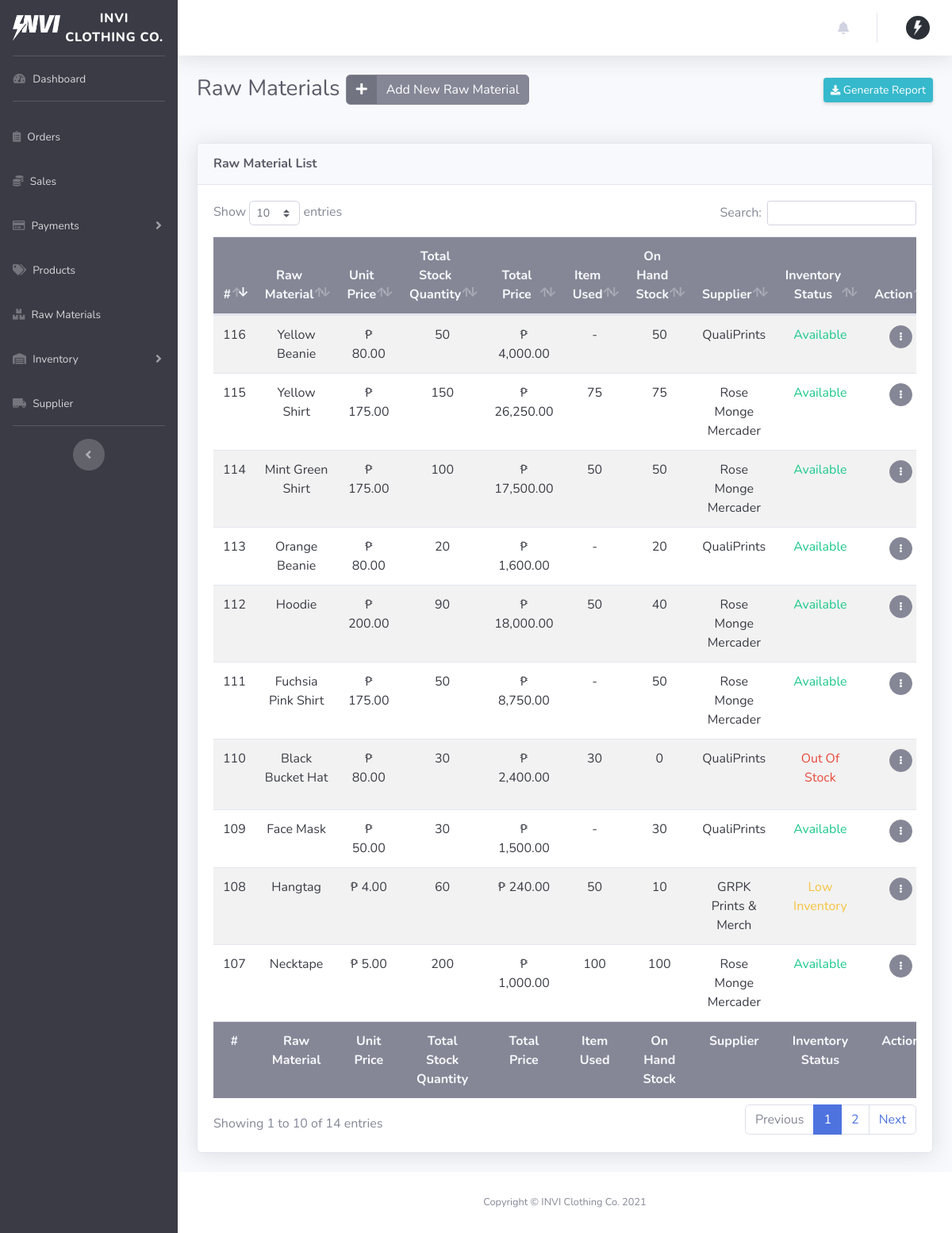
Page /dist/materials.php on the committed database.
### tables this page shows
CREATE TABLE `account_table` (
  `ID` int(11) NOT NULL AUTO_INCREMENT,
  `firstName` varchar(255) NOT NULL,
  `lastName` varchar(255) NOT NULL,
  `email` varchar(255) NOT NULL,
  `password` varchar(255) NOT NULL,
  `contactNumber` varchar(255) DEFAULT NULL,
  `profileImg` varchar(255) DEFAULT NULL,
  `access` varchar(255) NOT NULL,
  PRIMARY KEY (`ID`)
);

CREATE TABLE `rawmaterials_table` (
  `ID` int(11) NOT NULL AUTO_INCREMENT,
  `materialName` varchar(255) NOT NULL,
  `unitPrice` int(11) NOT NULL,
  `stockQty` int(11) NOT NULL,
  `supplierID` int(11) NOT NULL,
  PRIMARY KEY (`ID`),
  KEY `fk_supplierID_idx` (`supplierID`),
  CONSTRAINT `fk_supplierID` FOREIGN KEY (`supplierID`) REFERENCES `supplier_table` (`ID`) ON DELETE CASCADE ON UPDATE CASCADE
);

CREATE TABLE `supplier_table` (
  `ID` int(11) NOT NULL AUTO_INCREMENT,
  `supplierName` varchar(255) NOT NULL,
  `supplierEmail` varchar(255) NOT NULL,
  `supplierAddress` varchar(255) NOT NULL,
  `supplierContactNumber` varchar(255) NOT NULL,
  PRIMARY KEY (`ID`)
);

### dist/materials.php (the view, shortened to what the rows shown need)
<?php
require_once "../class/webstoreclass.php";
include_once "../includes/dashboard_header.php";
$admins = $store->get_admin();
?>
  <body id="page-top">
    <?php
    $store->add_material();
    $store->update_material();
    $materials = $store->get_all_materials();
    $store->contact_supplier();
    ?>
    <div id="wrapper">
      <div id="content-wrapper" class="d-flex flex-column">
        <div id="content">
          <?php include_once "../includes/dashboard_navbar.php"; ?>
          <div class="container-fluid">
            <div
              class="d-sm-flex align-items-center justify-content-between mb-4 d-print-none"
            >
              <h1 class="h3 mb-4 text-gray-800">Raw Materials
                <button type="button" href="#" class="btn btn-secondary btn-icon-split" data-toggle="modal" data-target="#materialsModal">
                    <span class="icon text">
                      <i class="fas fa-plus"></i>
                    </span>
                    <span class="text">Add New Raw Material</span>
                </button>
              </h1>
            </div>
                      <?php if ($materials) { ?>
                        <?php foreach ($materials as $material) { ?>
                              <?php $addedInventory = $store->get_added_stock_materials(
                                $material["ID"]
                              ); ?>
                              <?php $itemUsed = $store->used_materials(
                                $material["ID"]
                              ); ?>
                        <?php } ?>
                      <?php } ?>
            <div class="card shadow mb-4 d-print-none">
              <div class="card-body">
                <div class="table-responsive">
                  <table
                    class="table table-striped text-center"
                    id="dataTable"
                    width="100%"
                    cellspacing="0"
                    data-order='[[ 0, "desc" ]]'
                  >
                    <thead class="bg-gray-600 text-gray-100">
                      <tr>
                        <th>#</th>
                        <th>Raw Material</th>
                        <th>Unit Price</th>
                        <th>Total Stock Quantity</th>
                        <th>Total Price</th>
                        <th>Item Used</th>
                        <th>On Hand Stock</th>
                        <th>Supplier</th>
                        <th>Inventory Status</th>
                        <th>Action</th>
                      </tr>
                    </thead>
                    <tbody class="text-gray-900">
                      <?php if ($materials) { ?>
                        <?php foreach ($materials as $material) { ?>
                          <tr>
                            <td><?= $material["ID"] ?></td>
                            <td><?= $material["materialName"] ?></td>
                            <td>
                              <?= $material["unitPrice"]
                                ? "<span>&#8369;</span> " .
                                  number_format($material["unitPrice"], 2)
                                : "" ?>
                            </td>
                            <td>
                              <?php $addedInventory = $store->get_added_stock_materials(
                                $material["ID"]
                              ); ?>
                              <?php if (is_array($addedInventory)) { ?>
                                <?php foreach (
                                  $addedInventory
                                  as $addedStock
                                ) { ?>
                                  <?= $addedStock["stockQty"] +
                                    $addedStock["addedQty"] ?>
                                <?php } ?>
                              <?php } else { ?>
                                <?= $material["stockQty"] ?>
                              <?php } ?>
                            </td>
                            <td>
                            <?php $addedInventory = $store->get_added_stock_materials(
                              $material["ID"]
                            ); ?>
                              <?php if (is_array($addedInventory)) { ?>
                                <?php foreach (
                                  $addedInventory
                                  as $addedStock
                                ) { ?>
                                  <?= "<span>&#8369;</span> " .
                                    number_format(
                                      ($addedStock["stockQty"] +
                                        $addedStock["addedQty"]) *
                                        $material["unitPrice"],
                                      2
                                    ) ?>
                                <?php } ?>
                              <?php } else { ?>
                                <?= $material["unitPrice"]
                                  ? "<span>&#8369;</span> " .
                                    number_format(
                                      $material["stockQty"] *
                                        $material["unitPrice"],
                                      2
                                    )
                                  : "" ?>
                              <?php } ?>
                            </td>
                            <td>
                              <?php $itemUsed = $store->used_materials(
                                $material["ID"]
                              ); ?>
                              <?php if (is_array($itemUsed)) { ?>
                                <?php foreach ($itemUsed as $used) { ?>
                                  <?= $used["materialQty"] ?>
                                <?php } ?>
                              <?php } else { ?>
                                <?= "-" ?>
                              <?php } ?>
                            </td>
                            <td>
                              <?php
                              $itemUsed = $store->used_materials(
                                $material["ID"]
                              );
                              $addedInventory = $store->get_added_stock_materials(
                                $material["ID"]
                              );
                              ?>
                              <?php if (
                                is_array($itemUsed) &&
                                is_array($addedInventory)
                              ) { ?>
                                <?php foreach (
                                  $itemUsed
                                  as $index => $value
                                ) { ?>
                                  <?= $addedInventory[$index]["stockQty"] +
                                    $addedInventory[$index]["addedQty"] -
                                    $itemUsed[$index]["materialQty"] ?>
                                <?php } ?>
                              <?php } elseif (is_array($addedInventory)) { ?>
                                <?php foreach (
                                  $addedInventory
                                  as $addedStock
                                ) { ?>
                                  <?= $addedStock["stockQty"] +
                                    $addedStock["addedQty"] ?>
                                <?php } ?>
                              <?php } elseif (is_array($itemUsed)) { ?>
                                <?php foreach ($itemUsed as $used) { ?>
                                  <?= $material["stockQty"] -
                                    $used["materialQty"] ?>
                                <?php } ?>
                              <?php } else { ?>
                                <?= $material["stockQty"] ?>
                              <?php } ?>
                            </td>
                            <td><?= $material["supplierName"] ?></td>
                            <td>
                              <?php
                              $itemUsed = $store->used_materials(
                                $material["ID"]
                              );
                              $addedInventory = $store->get_added_stock_materials(
                                $material["ID"]
                              );
                              ?>
                              <?php if (
                                is_array($itemUsed) &&
                                is_array($addedInventory)
                              ) { ?>
                                <?php foreach (
                                  $itemUsed
                                  as $index => $value
                                ) { ?>
                                  <?php if (
                                    $addedInventory[$index]["stockQty"] +
                                      $addedInventory[$index]["addedQty"] -
                                      $itemUsed[$index]["materialQty"] <=
                                    0
                                  ) { ?>
                                    <?= '<p class="text-danger">Out Of Stock</p>' ?>
                                  <?php } elseif (
                                    $addedInventory[$index]["stockQty"] +
                                      $addedInventory[$index]["addedQty"] -
                                      $itemUsed[$index]["materialQty"] <=
                                    10
                                  ) { ?>
                                    <?= '<p class="text-warning">Low Inventory</p>' ?>
                                  <?php } else { ?>
                                    <?= '<p class="text-success">Available</p>' ?>
                                  <?php } ?>
                                <?php } ?>
                              <?php } elseif (is_array($addedInventory)) { ?>
                                <?php foreach (
                                  $addedInventory
                                  as $addedStock
                                ) { ?>
                                  <?php if (
                                    $addedStock["stockQty"] +
                                      $addedStock["addedQty"] <=
                                    0
                                  ) { ?>
                                    <?= '<p class="text-danger">Out Of Stock</p>' ?>
                                  <?php } elseif (
                                    $addedStock["stockQty"] +
                                      $addedStock["addedQty"] <=
                                    10
                                  ) { ?>
                                    <?= '<p class="text-warning">Low Inventory</p>' ?>
                                  <?php } else { ?>
                                    <?= '<p class="text-success">Available</p>' ?>
                                  <?php } ?>
                                <?php } ?>
                              <?php } elseif (is_array($itemUsed)) { ?>
                                <?php foreach ($itemUsed as $used) { ?>
                                  <?php if (
                                    $material["stockQty"] -
                                      $used["materialQty"] <=
                                    0
                                  ) { ?>
                                    <?= '<p class="text-danger">Out Of Stock</p>' ?>
                                <?php } elseif (
                                    $material["stockQty"] -
                                      $used["materialQty"] <=
                                    10
                                  ) { ?>
                                  <?= '<p class="text-warning">Low Inventory</p>' ?>
                                <?php } else { ?>
                                  <?= '<p class="text-success">Available</p>' ?>
                                <?php } ?>
                              <?php } ?>
                            <?php } else { ?>
                              <?php if ($material["stockQty"] <= 0) { ?>
                                <?= '<p class="text-danger">Out Of Stock</p>' ?>
                              <?php } elseif (
                                $material["stockQty"] <= 10
                              ) { ?>
                                <?= '<p class="text-warning">Low Inventory</p>' ?>
                              <?php } else { ?>
                                <?= '<p class="text-success">Available</p>' ?>
                              <?php } ?>
                            <?php } ?>
                            </td>
                            <td>
                              <div class="dropdown no-arrow">
                                <a class="dropdown-toggle btn btn-secondary btn-circle btn-sm href="#" role="button" id="dropdownMenuLink" data-toggle="dropdown" aria-haspopup="true" aria-expanded="false">
                                    <i class="fas fa-ellipsis-v fa-sm fa-fw"></i>
                                </a>
                              </div>
                            </td>
                          </tr>
                        <?php } ?>
                      <?php } ?>
                    </tbody>
                    <tfoot class="bg-gray-600 text-gray-100">
                        <tr>
                          <th>#</th>
                          <th>Raw Material</th>
                          <th>Unit Price</th>
                          <th>Total Stock Quantity</th>
                          <th>Total Price</th>
                          <th>Item Used</th>
                          <th>On Hand Stock</th>
                          <th>Supplier</th>
                          <th>Inventory Status</th>
                          <th>Action</th>
                        </tr>
                    </tfoot>
                  </table>
                </div>
              </div>
            </div>
          </div>
        </div>
      </div>
    </div>
  </body>
</html>

### includes/dashboard_navbar.php (shortened to what the rows shown need)
<nav class="navbar navbar-expand navbar-light bg-white topbar mb-4 static-top shadow d-print-none">
    <ul class="navbar-nav ml-auto">
        <li class="nav-item dropdown no-arrow">
            <a class="nav-link dropdown-toggle" href="#" id="userDropdown" role="button"
                data-toggle="dropdown" aria-haspopup="true" aria-expanded="false">
                    <?php if ($admins) { ?>
                        <?php foreach ($admins as $admin) { ?>
                            <?php if (is_null($admin["profileImg"])) { ?>
                            <img alt="Profile image" class="avatar mx-auto d-block mt-4 mb-4" width="30px" height="30px" style="border-radius:50%;">
                            <?php } else { ?>
                                <img src="./assets/img/<?= $admin[
                                  "profileImg"
                                ] ?>" alt="Profile image" class="mx-auto d-block mt-4 mb-4" width="30px" height="30px" style="object-fit:cover; border-radius:50%;">
                            <?php } ?>
                        <?php } ?>
                    <?php } ?>
            </a>
        </li>
    </ul>
</nav>

### rows in the picture
account_table: profileImg (picture)
rawmaterials_table: ID "116", materialName "Yellow Beanie", unitPrice "80.00", stockQty "50", stockQty+unitPrice "4,000.00", supplierID.supplierName "QualiPrints", shows "Available"
rawmaterials_table: ID "115", materialName "Yellow Shirt", unitPrice "175.00", addedQty "150", unitPrice "26,250.00", materialQty "75", supplierID.supplierName "Rose Monge Mercader"
rawmaterials_table: ID "114", materialName "Mint Green Shirt", unitPrice "175.00", stockQty "100", stockQty+unitPrice "17,500.00", materialQty "50", supplierID.supplierName "Rose Monge Mercader"
rawmaterials_table: ID "113", materialName "Orange Beanie", unitPrice "80.00", stockQty "20", stockQty+unitPrice "1,600.00", supplierID.supplierName "QualiPrints", shows "Available"
rawmaterials_table: ID "112", materialName "Hoodie", unitPrice "200.00", addedQty "90", unitPrice "18,000.00", materialQty "50", materialQty "40", supplierID.supplierName "Rose Monge Mercader"
rawmaterials_table: ID "111", materialName "Fuchsia Pink Shirt", unitPrice "175.00", stockQty "50", stockQty+unitPrice "8,750.00", supplierID.supplierName "Rose Monge Mercader", shows "Available"
rawmaterials_table: ID "110", materialName "Black Bucket Hat", unitPrice "80.00", stockQty "30", stockQty+unitPrice "2,400.00", materialQty "30", materialQty "0", supplierID.supplierName "QualiPrints"
rawmaterials_table: ID "109", materialName "Face Mask", unitPrice "50.00", stockQty "30", stockQty+unitPrice "1,500.00", supplierID.supplierName "QualiPrints", shows "Available"
rawmaterials_table: ID "108", materialName "Hangtag", unitPrice "4.00", stockQty "60", stockQty+unitPrice "240.00", materialQty "50", materialQty "10", supplierID.supplierName "GRPK Prints & Merch"
rawmaterials_table: ID "107", materialName "Necktape", unitPrice "5.00", stockQty "200", stockQty+unitPrice "1,000.00", materialQty "100", supplierID.supplierName "Rose Monge Mercader"
